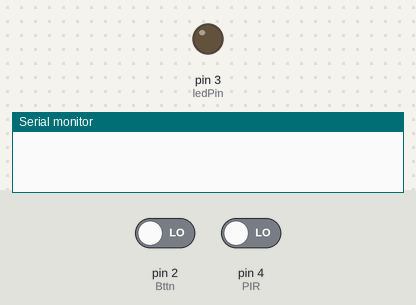
A sketch run on a simulated Arduino Uno, built with avr-gcc and run on an emulated ATmega328P. On the bench: output pins drawn as LEDs (lit = HIGH), the last lines printed to the serial monitor. The test bench sets the inputs (shaded band); at power-on: pin 4 (PIR) LOW, pin 2 (Bttn) LOW.

Above: at 1.2 s.
1.3 s: pin 4 (PIR) driven HIGH
At 2.4 s:
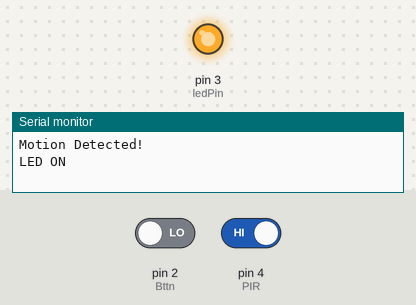
2.8 s: pin 2 (Bttn) driven HIGH
At 3.6 s:
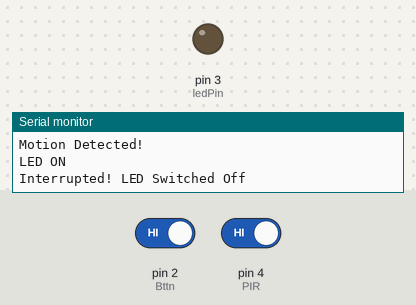
Timing chart, 0 to 5.8 s (numbered marks = the images above; inputs shaded):
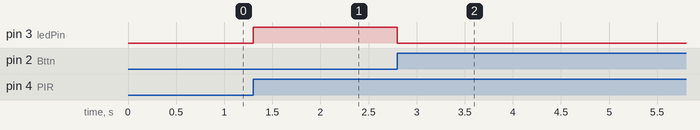

The sketch:

july_2023_task_m1_t2p_simple_sense_think_act_interrupt1.ino
```cpp
// C++ code
//

const int ledPin = 3;
const int PIR = 4;
const int Bttn = 2;
int PIRStateCurrent = LOW;
int PIRStatePrevious = LOW;
uint8_t led_state = HIGH;


void setup()
{

  Serial.begin(9600);
  pinMode(ledPin, OUTPUT);
  pinMode(PIR, INPUT);
  pinMode(Bttn, INPUT);
  attachInterrupt(digitalPinToInterrupt(Bttn), switchOffLED, RISING);
}

void loop(){

  PIRStatePrevious = PIRStateCurrent;
  PIRStateCurrent = digitalRead(PIR);


  if(PIRStatePrevious == LOW && PIRStateCurrent == HIGH)
{
  Serial.println("Motion Detected!");
  digitalWrite(ledPin, HIGH);
  Serial.println("LED ON");
  delay(10000);
}
  else
  if (PIRStatePrevious == HIGH && PIRStateCurrent == LOW)
  {
    Serial.println("Motion Stopped or Interrupted!");
    digitalWrite(ledPin, LOW);
    Serial.println("LED OFF");
  }

}
void switchOffLED(){
    led_state = !led_state;
    digitalWrite(ledPin, led_state);
  	Serial.println("Interrupted! LED Switched Off");

  }
```

Measured:
- after the input at 1.3 s, pin 3 (ledPin): LOW → HIGH at once
- after the input at 2.8 s, pin 3 (ledPin): HIGH → LOW at once
